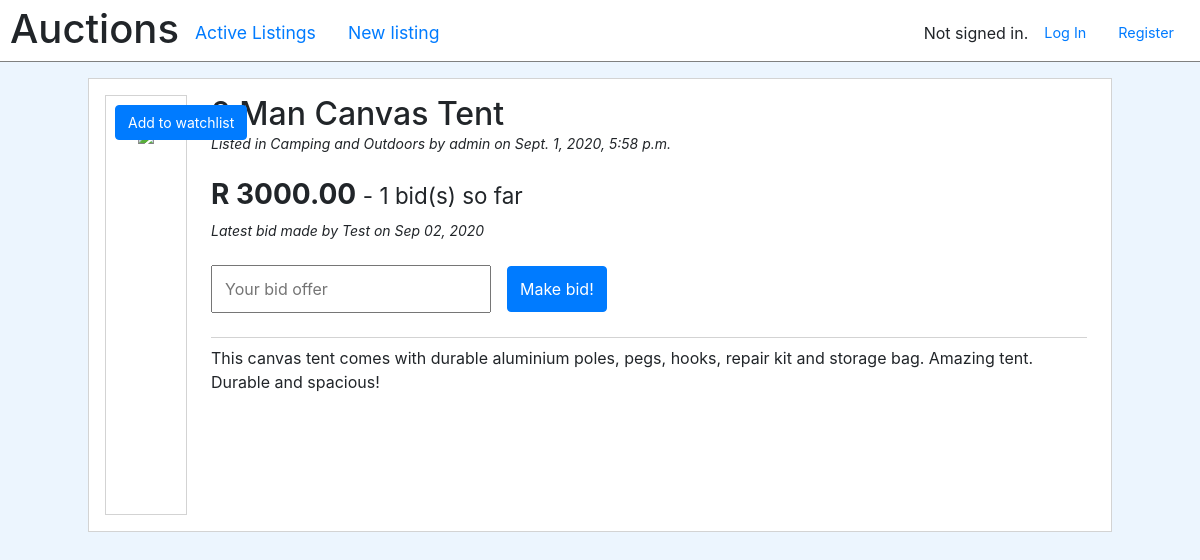
The page /listing/1 on the database as committed earlier.
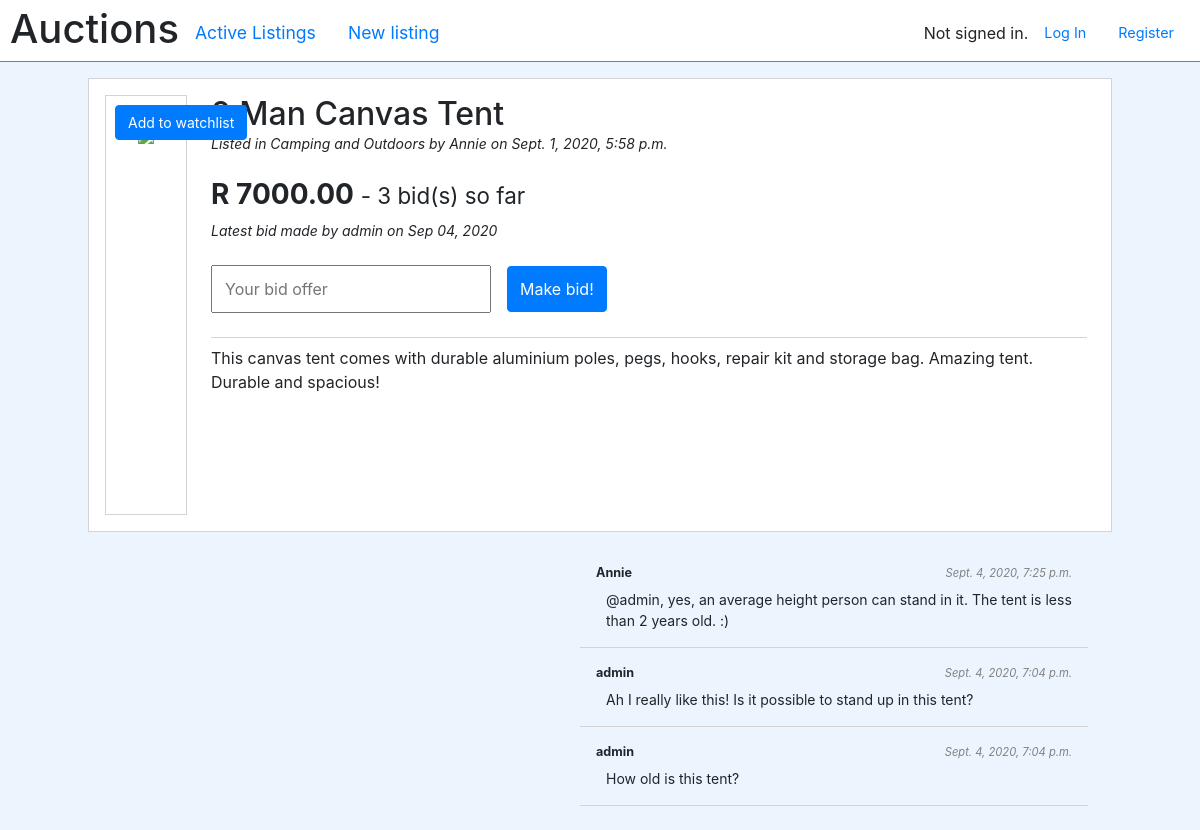
The same page on the database as committed later.
### auctions/models.py (models this page shows)
class Listing(models.Model):
	title = models.CharField(max_length=256)
	description = models.TextField(blank=True)
	starting_bid =  models.DecimalField(max_digits=10, decimal_places=2)
	user = models.ForeignKey(User, on_delete=models.CASCADE, related_name="owner")
	active = models.BooleanField(default=True)
	winner = models.ForeignKey(User, blank=True, null=True, on_delete=models.CASCADE, related_name="winner")
	image_url = models.CharField(max_length=1024, null=True)
	users = models.ManyToManyField(User, blank=True, related_name="watchlist_users")
	category = models.ForeignKey(Category, null=True, on_delete=models.CASCADE, related_name="listing_category")
	created_at = models.DateTimeField(auto_now_add=True, null=True)

class Category(models.Model):
	value = models.CharField(max_length=128)

class User(AbstractUser):
	def __str__(self):
		return self.username

class Bid(models.Model):
	value = models.DecimalField(max_digits=6, decimal_places=2)
	user = models.ForeignKey(User, on_delete=models.CASCADE, related_name="bid_owner")
	listing = models.ForeignKey(Listing, on_delete=models.CASCADE, related_name='listing')
	created_at = models.DateTimeField(auto_now_add=True, null=True)

class Comment(models.Model):
	user = models.ForeignKey(User, on_delete=models.CASCADE)
	text = models.TextField(blank=True)
	listing = models.ForeignKey(Listing, on_delete=models.CASCADE)
	created_at = models.DateTimeField(auto_now_add=True, null=True)

### auctions/views.py (the view)
# urls.py: path("listing/<str:listing_id>", views.listing, name="listing"),
def listing(request, listing_id=''):
    if request.method == "POST":
        pass
    else:
        status = {}
        status['code'] = request.GET.get('code', '')
        status['msg'] = request.GET.get('msg', '')
        print(status)
        listing = Listing.objects\
        .annotate(bid=Max("listing__value"))\
        .annotate(num_bids=Count("listing__id"))\
        .get(id=listing_id);
        listing.watchlist = listing.users.filter(id=request.user.id).exists()
        listing.comments = Comment.objects.filter(listing__id=listing_id).order_by('-created_at').all()
        if Bid.objects.filter(listing__id=listing_id).exists():
            bids = Bid.objects.filter(listing__id=listing_id).order_by('-value').all()
        else:
            bids = None
        return render(request, "auctions/listing.html", {
            "listing": listing,
            "bids": bids,
            "status": status,
        })

### auctions/templates/auctions/listing.html (shortened to what this page needs)
{% extends "auctions/layout.html" %}
{% block body %}
        <div class="view__main listing">
            <section class="listing__head">
                <div class="imageContainer">
                    <img src="{{ listing.image_url }}" class="listing__head--img"/>
                    <form action="{% url 'watchlist' %}" method="POST">
                        {% if listing.watchlist %}
                        <input name="toggle" value="remove" hidden>
                        <p class="flex-inline"><input type="submit" value="Remove from watchlist" class="btn btn-secondary p--tiny watchlist__btn watchlist__btn--remove"><span>❤️<span></p>
                        {% else %}
                        <p class="flex-inline"><input type="submit" value="Add to watchlist" class="btn btn-primary p--tiny watchlist__btn--add"></p>
                        {% endif %}
                    </form>
                </div>
                <div class="listing__head--details">
                     <h2>{{ listing.title }}</h2>
                     <em class="p--tiny">
                        Listed in {{ listing.category.value }} by {% if user.id == listing.user.id %} You {% else %} {{ listing.user.username }} {% endif %} on {{listing.created_at}}
                    </em>
                    <br>
                    {% if bids %}
                       <h3><strong>R {{ bids.0.value }} </strong> <small align="right"> - {{ bids|length }} bid(s) so far</small></h3>
                       <em class="p--tiny">
                             Latest bid made by
                                {% if bids.0.user.id == user.id %} You! {% else %} {{ bids.0.user.username }} {% endif %} on {{ bids.0.created_at|date:"M d, Y" }}
                        </em>
                        <br>
                    {% else %}
                        <h3><strong>R {{ listing.starting_bid }}</strong><small align="right"> - 0 bids so far</small></h3>
                        {% if user.id != listing.user.id %}<em>Be the first to make a bid!</em><br>
                        {% else %}<em>Sorry, nobody has placed a bid on your listing!</em>
                        {% endif %}
                    {% endif %}
                    {% if user.id != listing.user.id %}
                        <form action="{% url 'place_bid' listing.id %}" method="post" class="bidForm">
                            <input name="bid" type="number"  placeholder="Your bid offer"/>
                            <input type="submit" value="Make bid!" class="btn btn-primary">
                        </form>
                    {% elif bids|length > 0 and listing.active %}
                        <form action="{% url 'accept_bid' listing.id %}" method="POST" class="bidForm">
                            {% csrf_token %}
                            <input type="text" name="bid_id" value="{{ bids.0.id }}" hidden>
                            <input type="submit" value="Accept this bid" class="btn btn-primary" />
                        </form>
                    {% endif %}
                    <br>
                    <div><p>{{ listing.description }}</p></div>
                </div>
            </section>
            <section class="comments">
                <div class="comments__new">
                </div>
                <div class="comments__old">
                    {% for comment in listing.comments %}
                        <div class="comment">
                            <p class="comment__info"><span>{{ comment.user }}</span><span>{{ comment.created_at}}<span></p>
                            <p>{{ comment.text }}</p>
                        </div>
                    {% endfor %}
                </div>
            </section>
         </div>
{% endblock %}

### auctions/templates/auctions/layout.html (shortened to what this page needs)
{% load static %}
<!DOCTYPE html>
<html lang="en">
    <head>
        <link rel="stylesheet" href="https://stackpath.bootstrapcdn.com/bootstrap/4.4.1/css/bootstrap.min.css">
        <link href="{% static 'auctions/styles.css' %}" rel="stylesheet">
    </head>
    <body>
        <div class="topNav">
            <div class="topNav__left">
                <h1>Auctions</h1>
                <ul class="nav">
                    <li class="nav-item">
                        <a class="nav-link" href="{% url 'index' %}">Active Listings</a>
                    </li>
                    <li class="nav-item">
                        <a class="nav-link" href="{% url 'create_new' %}">New listing</a>
                    </li>
                </ul>
            </div>
            <div class="topNav__right">
                <div>
                    {% if user.is_authenticated %}
                        Signed in as <strong>{{ user.username }}</strong>.
                    {% else %}
                        Not signed in.
                    {% endif %}
                </div>
                <ul class="nav">
                    {% if user.is_authenticated %}
                        <li class="nav-item">
                            <a class="nav-link" href="{% url 'logout' %}">Log Out</a>
                        </li>
                    {% else %}
                        <li class="nav-item">
                            <a class="nav-link" href="{% url 'login' %}">Log In</a>
                        </li>
                        <li class="nav-item">
                            <a class="nav-link" href="{% url 'register' %}">Register</a>
                        </li>
                    {% endif %}
                </ul>
            </div>
        </div>
        {% block body %}
        {% endblock %}
    </body>
</html>

### auctions/static/auctions/styles.css (style rules this page uses)
body { min-height: 100vh; max-width: 100vw; width: 100%; background-color: #ECF5FE; box-sizing: border-box; }
p { margin: 0px; }
.p--tiny { font-size: 14px; }
.flex-inline { display: flex; justify-content: space-between; align-items: center; }
input { padding: 0px 10px; }
.topNav { padding: 0px 10px; padding-top: 5px; display: flex; justify-content: space-between; align-items: center; background-color: white; border-bottom: 1px solid grey; }
.topNav__left { display: flex; justify-content: flex-start; align-items: center; }
.topNav__left li { font-size: 110%; }
.topNav__right { display: flex; justify-content: flex-end; align-items: center; }
.topNav__right li { font-size: 90%; }
.view__main { padding-top: 1rem; padding-bottom: 1rem; width: 1024px; margin-left: auto; margin-right: auto; }
.listing { display: flex; flex-direction: column; align-items: space-around; justify-content: space-around; width: 1024px; }
.listing__head { padding: 1rem; background-color: white; border: 1px solid lightgrey; display: flex; justify-content: stretch; align-items: stretch; }
.listing__head--img { border: 1px solid lightgrey; margin-right: 1rem; min-height: 420px; width: 420px; padding: 2rem; }
.listing__head--details { width: 100%; margin: 0.5rem; margin-top: 0rem; display: flex; flex-direction: column; }
.listing__head--details > div:last-child { border-top: 1px solid lightgrey; padding-top: 0.5rem; height: 50%; margin-top: auto; }
.listing__head--details > h2, .listing__head--details h1 { margin-bottom: 0px; }
.bidForm { display: flex; align-items: center; }
.bidForm > * { line-height: 2; }
.bidForm input[type=number] { width: 280px; padding: 6px 12px; margin-right: 1rem; }
.imageContainer { position: relative; }
.imageContainer form { position: absolute; top: 10px; left: 10px; width: 92%; }
.comments { width: 100%; display: flex; justify-content: space-between; margin-top: 1rem; max-height: 80vh; }
.comments__new { width: 440px !important; height: 100px; }
.comments__old { width: 540px; overflow-y: scroll; padding-right: 1rem; }
.comments__old .comment { border-bottom: 1px solid lightgrey; margin: 0.5rem; padding: 8px 16px; font-size: 14px; padding-bottom: 1rem; }
.comments__old .comment__info { display: flex; justify-content: space-between; align-items: center; }
.comments__old .comment__info > span:first-child { font-size: 90%; font-weight: 700; }
.comments__old .comment__info > span:last-child { font-size: 80%; font-style: italic; color: grey; }
.comments__old .comment > p:last-child { margin-top: 6px; margin-left: 10px; }

Rows that differ between the two databases and show on the page:
removed Bid: value "3000.00", user.username "Test", created_at "Sep 02, 2020"
changed Listing "2 Man Canvas Tent": user.username "admin" → "Annie"
added Bid: value "7000.00", user.username "admin", created_at "Sep 04, 2020"
added Comment: user "Annie", created_at "Sept. 4, 2020, 7:25 p.m.", text "@admin, yes, an average height person can stand in it. The tent is less than 2 years old. :)"
added Comment: user "admin", created_at "Sept. 4, 2020, 7:04 p.m.", text "Ah I really like this! Is it possible to stand up in this tent?"
added Comment: user "admin", created_at "Sept. 4, 2020, 7:04 p.m.", text "How old is this tent?"
Other text that changed with them:
{{ bids|length }}: "1" → "3"
